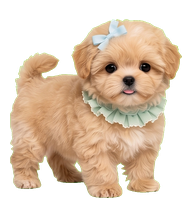
#> input picture shared/companions/dog/idle/00.png, 192 x 208 px; its folder holds 4 pictures in this run
$ python inspect_frames.py --frames-root ../../../../shared/companions/dog/idle --json-out out.png
#> lines starting #> are read from the running program, lines starting #| are printed output that depends on the picture
#!/usr/bin/env python3
"""Inspect extracted Codex pet frames before atlas composition."""

from __future__ import annotations

import argparse
import json
import math
from pathlib import Path
from statistics import median

from PIL import Image

CELL_WIDTH = 192
CELL_HEIGHT = 208
ROW_FRAME_COUNTS = {
    "idle": 6,
    "running-right": 8,
    "running-left": 8,
    "waving": 4,
    "jumping": 5,
    "failed": 8,
    "waiting": 6,
    "running": 6,
    "review": 6,
    "picked-up": 8,
    "landing": 8,
    "stretching": 8,
    "sitting": 8,
    "sleeping": 8,
    "celebrating": 8,
}
IMAGE_SUFFIXES = {".png", ".webp", ".jpg", ".jpeg"}


def alpha_nonzero_count(image: Image.Image) -> int:
    alpha = image if image.mode == "L" else image.getchannel("A")
    return sum(alpha.histogram()[1:])


def edge_alpha_count(image: Image.Image, margin: int) -> int:
    alpha = image.getchannel("A")
    width, height = alpha.size
    total = 0
    for box in (
        (0, 0, width, margin),
        (0, height - margin, width, height),
        (0, 0, margin, height),
        (width - margin, 0, width, height),
    ):
        total += alpha_nonzero_count(alpha.crop(box))
    return total


def color_distance(left: tuple[int, int, int], right: tuple[int, int, int]) -> float:
    return math.sqrt(sum((left[index] - right[index]) ** 2 for index in range(3)))


def chroma_adjacent_count(
    image: Image.Image,
    chroma_key: tuple[int, int, int] | None,
    threshold: float,
) -> int:
    if chroma_key is None:
        return 0
    rgba = image.convert("RGBA")
    data = rgba.tobytes()
    count = 0
    for index in range(0, len(data), 4):
        red, green, blue, alpha = data[index : index + 4]
        if alpha > 16 and color_distance((red, green, blue), chroma_key) <= threshold:
            count += 1
    return count


def frame_files(state_dir: Path) -> list[Path]:
    if not state_dir.is_dir():
        return []
    return sorted(path for path in state_dir.iterdir() if path.suffix.lower() in IMAGE_SUFFIXES)


def load_manifest(frames_root: Path) -> dict[str, dict[str, object]]:
    manifest_path = frames_root / "frames-manifest.json"
    if not manifest_path.is_file():
        return {}
    manifest = json.loads(manifest_path.read_text(encoding="utf-8"))
    rows = manifest.get("rows", [])
    if not isinstance(rows, list):
        return {}
    return {
        row["state"]: row
        for row in rows
        if isinstance(row, dict) and isinstance(row.get("state"), str)
    }


def load_chroma_key(frames_root: Path) -> tuple[int, int, int] | None:
    manifest_path = frames_root / "frames-manifest.json"
    if not manifest_path.is_file():
        return None
    manifest = json.loads(manifest_path.read_text(encoding="utf-8"))
    chroma_key = manifest.get("chroma_key")
    if not isinstance(chroma_key, dict):
        return None
    rgb = chroma_key.get("rgb")
    if (
        not isinstance(rgb, list)
        or len(rgb) != 3
        or not all(isinstance(value, int) for value in rgb)
    ):
        return None
    return (rgb[0], rgb[1], rgb[2])


def inspect_state(
    frames_root: Path,
    state: str,
    expected_count: int,
    manifest_rows: dict[str, dict[str, object]],
    chroma_key: tuple[int, int, int] | None,
    args: argparse.Namespace,
) -> dict[str, object]:
#> called with state = 'idle', expected_count = 6
    state_dir = frames_root / state
    files = frame_files(state_dir)
    row_errors: list[str] = []
    row_warnings: list[str] = []
    frames: list[dict[str, object]] = []
    areas: list[int] = []
    manifest_row = manifest_rows.get(state, {})
    method = manifest_row.get("method")

    if len(files) != expected_count:
        row_errors.append(f"expected {expected_count} frame files for {state}, found {len(files)}")

    if args.require_components and method and method != "components":
        if method == "stable-slots" and args.allow_stable_slots:
            row_warnings.append(
                f"{state} used extraction method stable-slots; confirm motion playback remains stable and unclipped"
            )
        else:
            row_errors.append(
                f"{state} used extraction method {method}; regenerate the row or inspect slot slicing"
            )
    elif method and method != "components":
        row_warnings.append(
            f"{state} used extraction method {method}; component extraction is preferred"
        )

    for index, frame_path in enumerate(files[:expected_count]):
        with Image.open(frame_path) as opened:
#> opened is the input picture: PIL image 192x208 RGBA; mean R, G, B, A 115.7, 95.3, 74.6, 141.1
            frame = opened.convert("RGBA")
        nontransparent = alpha_nonzero_count(frame)
#> in alpha_nonzero_count, `alpha = image if image.mode == "L" else image.getchannel("A")`:
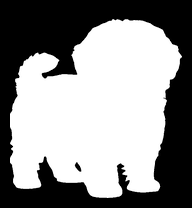
#> alpha: PIL image 192x208 L; min 0, max 255, mean 141.1
#> nontransparent = 23100
        bbox = frame.getbbox()
#> bbox = (10, 19, 182, 198)
        edge_pixels = edge_alpha_count(frame, args.edge_margin)
#> after the loop in edge_alpha_count, `for box in (`: total = 0
#> edge_pixels = 0
        chroma_adjacent_pixels = chroma_adjacent_count(
            frame,
            chroma_key,
            args.chroma_adjacent_threshold,
        )
#> chroma_adjacent_pixels = 0
        info = {
            "index": index,
            "file": str(frame_path),
            "width": frame.width,
            "height": frame.height,
            "nontransparent_pixels": nontransparent,
            "bbox": list(bbox) if bbox else None,
            "edge_pixels": edge_pixels,
            "chroma_adjacent_pixels": chroma_adjacent_pixels,
        }
        frames.append(info)
        areas.append(nontransparent)

        if frame.size != (CELL_WIDTH, CELL_HEIGHT):
            row_errors.append(
                f"{state} frame {index:02d} is {frame.width}x{frame.height}; expected {CELL_WIDTH}x{CELL_HEIGHT}"
            )
        if nontransparent < args.min_used_pixels:
            row_errors.append(
                f"{state} frame {index:02d} is empty or too sparse ({nontransparent} pixels)"
            )
        if edge_pixels > args.edge_pixel_threshold:
            row_warnings.append(
                f"{state} frame {index:02d} has {edge_pixels} non-transparent pixels near the cell edge"
            )
        if chroma_adjacent_pixels > args.chroma_adjacent_pixel_threshold:
            row_errors.append(
                f"{state} frame {index:02d} has {chroma_adjacent_pixels} non-transparent pixels close to the chroma key"
            )
#> pass 2 of the loop in inspect_state, `for index, frame_path in enumerate(files[:expected_count]):`:
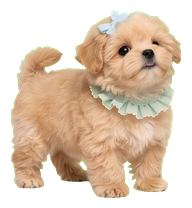
#> input picture shared/companions/dog/idle/01.png, 192 x 208 px
#> in inspect_state, opened is the input picture: PIL image 192x208 RGBA; mean R, G, B, A 122.6, 101.7, 80.3, 149.9
#> in alpha_nonzero_count (call 6), `alpha = image if image.mode == "L" else image.getchannel("A")`:
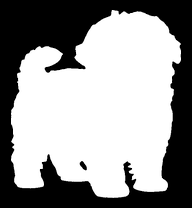
#> alpha: PIL image 192x208 L; min 0, max 255, mean 149.9
#> nontransparent = 24538
#> bbox = (11, 10, 181, 198)
#> pass 3 of the loop in inspect_state, `for index, frame_path in enumerate(files[:expected_count]):`:
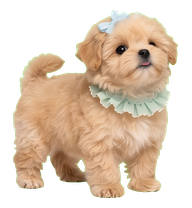
#> input picture shared/companions/dog/idle/02.png, 192 x 208 px
#> in inspect_state, opened is the input picture: PIL image 192x208 RGBA; mean R, G, B, A 115.6, 96.1, 76, 140.8
#> in alpha_nonzero_count (call 11), `alpha = image if image.mode == "L" else image.getchannel("A")`:
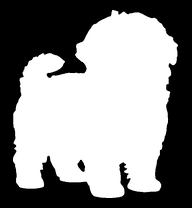
#> alpha: PIL image 192x208 L; min 0, max 255, mean 140.8
#> nontransparent = 23115
#> bbox = (13, 10, 178, 198)
#> the loop made 4 passes; the first 3 are shown

    if areas:
        row_median = median(areas)
        for index, area in enumerate(areas[:expected_count]):
            if row_median > 0 and area < row_median * args.small_outlier_ratio:
                row_warnings.append(
                    f"{state} frame {index:02d} is much smaller than the row median ({area} vs {row_median:.0f})"
                )
            if row_median > 0 and area > row_median * args.large_outlier_ratio:
                row_warnings.append(
                    f"{state} frame {index:02d} is much larger than the row median ({area} vs {row_median:.0f})"
                )

    return {
        "state": state,
        "expected_frames": expected_count,
        "actual_frames": len(files),
        "extraction_method": method,
        "ok": not row_errors,
        "errors": row_errors,
        "warnings": row_warnings,
        "frames": frames,
    }


def main() -> None:
    parser = argparse.ArgumentParser(description=__doc__)
    parser.add_argument("--frames-root", required=True)
    parser.add_argument("--json-out", required=True)
    parser.add_argument("--min-used-pixels", type=int, default=400)
    parser.add_argument("--edge-margin", type=int, default=2)
    parser.add_argument("--edge-pixel-threshold", type=int, default=24)
    parser.add_argument("--chroma-adjacent-threshold", type=float, default=150.0)
    parser.add_argument("--chroma-adjacent-pixel-threshold", type=int, default=800)
    parser.add_argument("--small-outlier-ratio", type=float, default=0.35)
    parser.add_argument("--large-outlier-ratio", type=float, default=2.75)
    parser.add_argument(
        "--require-components",
        action="store_true",
        help="Fail rows that fell back to equal-slot extraction.",
    )
    parser.add_argument(
        "--allow-stable-slots",
        action="store_true",
        help="Permit explicitly chosen stable-slots extraction while still warning for visual review.",
    )
    args = parser.parse_args()

    frames_root = Path(args.frames_root).expanduser().resolve()
    manifest_rows = load_manifest(frames_root)
    chroma_key = load_chroma_key(frames_root)
    rows = [
        inspect_state(frames_root, state, count, manifest_rows, chroma_key, args)
        for state, count in ROW_FRAME_COUNTS.items()
    ]
    errors = [error for row in rows for error in row["errors"]]
    warnings = [warning for row in rows for warning in row["warnings"]]
    result = {
        "ok": not errors,
        "frames_root": str(frames_root),
        "errors": errors,
        "warnings": warnings,
        "rows": rows,
    }

    json_out = Path(args.json_out).expanduser().resolve()
    json_out.parent.mkdir(parents=True, exist_ok=True)
    json_out.write_text(json.dumps(result, indent=2) + "\n", encoding="utf-8")
    print(json.dumps({k: v for k, v in result.items() if k != "rows"}, indent=2))
#> (the run stopped early here; a loop or call above may not have finished)
